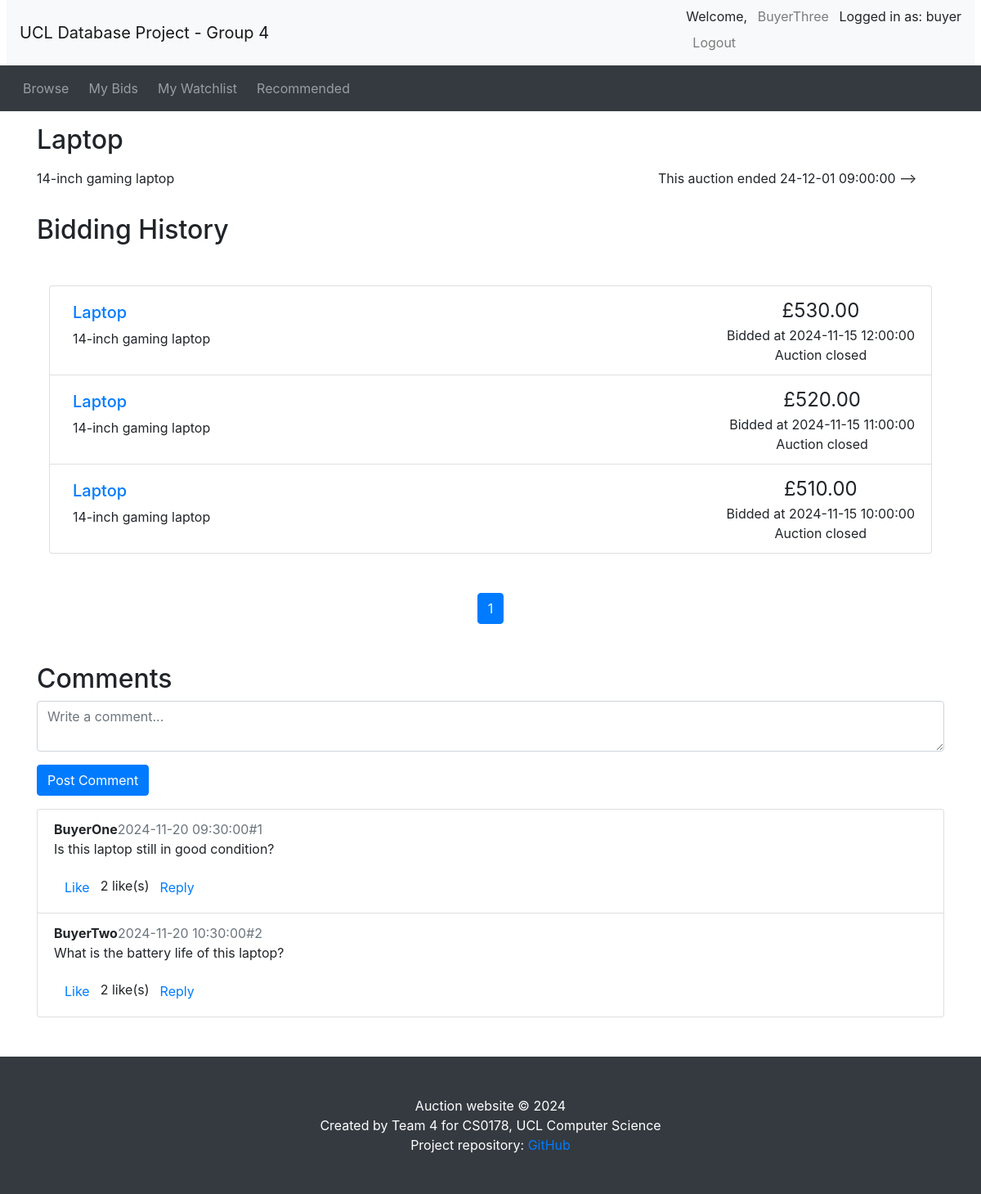
Screenshot of /listing.php?item_id=1 (signed in) with the database file from the repository.
### tables this page shows
CREATE TABLE `auctions` (
    `item_id` INT PRIMARY KEY AUTO_INCREMENT,
    `title` VARCHAR(50) UNIQUE NOT NULL,
    `details` TEXT,
    `category` VARCHAR(30) NOT NULL,
    `startPrice` DECIMAL(10, 2) NOT NULL,
    `reservePrice` DECIMAL(10, 2) DEFAULT 0,
    `startDate` DATETIME NOT NULL,
    `endDate` DATETIME NOT NULL,
    `seller_id` INT NOT NULL,
    `status` ENUM('active', 'closed', 'cancelled') NOT NULL DEFAULT 'active',
    FOREIGN KEY (`seller_id`) REFERENCES `seller` (`user_id`) ON DELETE CASCADE
);

CREATE TABLE `comments` (
    `comment_id` INT PRIMARY KEY AUTO_INCREMENT,
    `item_id` INT NOT NULL,
    `buyer_id` INT NOT NULL,
    `time` DATETIME NOT NULL,
    `content` VARCHAR(1023) NOT NULL,
    `parent_comment_id` INT,
    FOREIGN KEY (`item_id`) REFERENCES `auctions` (`item_id`) ON DELETE CASCADE,
    FOREIGN KEY (`buyer_id`) REFERENCES `user` (`user_id`) ON DELETE CASCADE,
    FOREIGN KEY (`parent_comment_id`) REFERENCES `comments` (`comment_id`) ON DELETE CASCADE
);

CREATE TABLE `profile` (
    `email`  VARCHAR(100) PRIMARY KEY,
    `username` VARCHAR(50) NOT NULL,
    `tel` VARCHAR(15) DEFAULT NULL,
    `address` VARCHAR(100) DEFAULT NULL,
    FOREIGN KEY (`email`) REFERENCES `user` (`email`) ON DELETE CASCADE
);

### listing.php (the view, shortened to what this page needs)
<?php include_once("header.php") ?>
<?php require("utilities.php") ?>
<?php require("my_db_connect.php") ?>
<?php
if (!isset($_GET['item_id'])) {
    $item_id = $_SESSION['viewing'];
} else {
    $item_id = $_GET['item_id'];
}
$sql = "SELECT * FROM auctions WHERE item_id = '$item_id';";
$result = mysqli_query($con, $sql);
$fetch = mysqli_fetch_array($result);
$title = $fetch['title'];
$status = $fetch['status'];
$description = $fetch['details'];
$end_time = new DateTime($fetch['endDate']);
$now = new DateTime();
?>
<div class="container">
    <div class="row">
        <div class="col-sm-8">
            <h2 class="my-3"><?php echo ($title); ?></h2>
        </div>
    </div>
    <div class="row">
        <div class="col-sm-8">
            <div class="itemDescription">
                <?php echo ($description); ?>
            </div>
        </div>
        <div class="col-sm-4">
            <p>
                <?php if ($status == 'cancelled') { ?>
                    This auction was cancelled by its owner.
                <?php } else if ($now > $end_time): ?>
                        This auction ended <?php echo (date_format($end_time, 'y-m-d H:i:s')) ?>
            <?php endif ?> -->
        </div>
    </div>
</div>
<div class="container" id="mybids">
    <?php
    if (!isset($_GET['page'])) {
        $curr_page = 1;
    } else {
        $curr_page = $_GET['page'];
    }
    if (isset($_SESSION['logged_in']) && $_SESSION['logged_in'] == true && $_SESSION['account_type'] == 'buyer') {
        echo "<h2 class='my-3'>Bidding History</h2>";
        $sql = "SELECT auctions.item_id, auctions.title, auctions.details, auctions.endDate, auctions.status, b.bidTime, b.bidPrice
            FROM (SELECT item_id, bidTime, bidPrice FROM bids WHERE bids.item_id = $item_id) as b
            INNER JOIN auctions
            ON b.item_id = auctions.item_id
            ORDER BY bidPrice DESC";
        $result = mysqli_query($con, $sql);
        $num_results = mysqli_num_rows($result);
        $results_per_page = 3;
        $max_page = ceil($num_results / $results_per_page);
        ?>
        <div class="container mt-5" id="mybids">
            <ul class="list-group">
                <?php
                $sql .= " LIMIT " . (($curr_page - 1) * $results_per_page) . ", $results_per_page";
                $result = mysqli_query($con, $sql);
                while ($fetch = mysqli_fetch_array($result)) {
                    $item_id = $fetch['item_id'];
                    $title = $fetch['title'];
                    $description = $fetch['details'];
                    $end_date = $fetch['endDate'];
                    $bidPrice = $fetch['bidPrice'];
                    $bidTime = $fetch['bidTime'];
                    $status = $fetch['status'];
                    print_bid_listing_li($item_id, $title, $description, $bidPrice, $bidTime, $end_date, $status);
                }
                ?>
            </ul>
            <nav aria-label="Search results pages" class="mt-5">
                <ul class="pagination justify-content-center">
                    <?php
                    $querystring = "";
                    foreach ($_GET as $key => $value) {
                        if ($key != "page") {
                            $querystring .= "$key=$value&amp;";
                        }
                    }
                    $high_page_boost = max(3 - $curr_page, 0);
                    $low_page_boost = max(2 - ($max_page - $curr_page), 0);
                    $low_page = max(1, $curr_page - 2 - $low_page_boost);
                    $high_page = min($max_page, $curr_page + 2 + $high_page_boost);
                    for ($i = $low_page; $i <= $high_page; $i++) {
                        if ($i == $curr_page) {
                            echo ('
    <li class="page-item active">');
                        } else {
                            echo ('
    <li class="page-item">');
                        }
                        echo ('
      <a class="page-link" href="listing.php?' . $querystring . 'page=' . $i . '">' . $i . '</a>
    </li>');
                    }
    }
    ?>
            </ul>
        </nav>
    </div>
</div>
<?php
$comments_sql = "SELECT c.comment_id, c.buyer_id, c.time, c.content, u.username, c.parent_comment_id
                 FROM user
                 JOIN comments c ON user.user_id = c.buyer_id
                 JOIN profile u ON user.email = u.email
                 WHERE c.item_id = $item_id
                 ORDER BY c.time ASC";
$comments_result = mysqli_query($con, $comments_sql);
$comment_count = 0;
$comment_order = [];
while ($comment = mysqli_fetch_assoc($comments_result)) {
    $comment_count++;
    $comment_order[$comment['comment_id']] = $comment_count;
}
mysqli_data_seek($comments_result, 0);
?>
<div class="container mt-5" id="comments-section">
    <h2>Comments</h2>
    <?php if (isset($_SESSION['logged_in']) && $_SESSION['logged_in'] == true): ?>
        <?php if ($_SESSION['account_type'] == 'buyer'): ?>
            <form method="POST" action="post_comment.php">
                <div class="form-group">
                    <textarea class="form-control" id="commentContent" name="content" placeholder="Write a comment..."
                        required></textarea>
                </div>
                <button type="submit" class="btn btn-primary">Post Comment</button>
            </form>
        <?php endif; ?>
    <?php else: ?>
        <p>Please log in to post a comment.</p>
    <?php endif; ?>
    <ul class="list-group mt-3">
        <?php if (mysqli_num_rows($comments_result) > 0): ?>
            <?php
            while ($comment = mysqli_fetch_assoc($comments_result)) {
                echo '<li class="list-group-item">';
                echo '<strong>' . htmlspecialchars($comment['username']) . '</strong>';
                echo '<span class="text-muted">' . date("Y-m-d H:i:s", strtotime($comment['time'])) . '</span>';
                echo '<span class="text-muted">#' . $comment_order[$comment['comment_id']] . '</span>';
                echo '<p>' . nl2br(htmlspecialchars($comment['content'])) . '</p>';
                echo '<div class="comment-actions">';
                echo '<button class="btn btn-link" onclick="likeComment(' . $comment['comment_id'] . ')">Like</button>';
                $likes_sql = 'SELECT COUNT(*) AS likes FROM comment_likes WHERE comment_id = ' . $comment['comment_id'];
                $likes_result = mysqli_query($con, $likes_sql);
                $likes_row = mysqli_fetch_assoc($likes_result);
                echo '<span>' . $likes_row['likes'] . ' like(s)</span>';
                echo '<button class="btn btn-link" onclick="showReplyForm(' . $comment['comment_id'] . ')">Reply</button>';
                echo '</div>';
                echo '</li>';
            }
            ?>
        <?php else: ?>
            <p>No comments yet. Be the first to comment!</p>
        <?php endif; ?>
    </ul>
</div>
<?php include_once("footer.php") ?>

### utilities.php (shortened to what this page needs)
<?php
function print_bid_listing_li($item_id, $title, $desc, $bidPrice, $bidTime, $end_time, $status)
{
    if (strlen($desc) > 250) {
        $desc_shortened = substr($desc, 0, 250) . '...';
    } else {
        $desc_shortened = $desc;
    }
    if ($status == "cancelled") {
        $time_remaining = "Auction cancelled";
    } elseif ($status == "closed") {
        $time_remaining = "Auction closed";
    } else {
        $end_time = new DateTime($end_time);
        $now = new DateTime();
        if ($now > $end_time) {
            $time_remaining = 'Auction closed';
        } else {
            $time_to_end = date_diff($now, $end_time);
            $time_remaining = display_time_remaining($time_to_end) . ' remaining';
        }
    }
    echo ('
    <li class="list-group-item d-flex justify-content-between">
    <div class="p-2 mr-5"><h5><a href="listing.php?item_id=' . $item_id . '">' . $title . '</a></h5>' . $desc_shortened . '</div>
    <div class="text-center text-nowrap"><span style="font-size: 1.5em">£' . number_format($bidPrice, 2) . '</span><br/> Bidded at ' . $bidTime . '<br/>' . $time_remaining . '</div>
  </li>'
    );
}
?>

### rows the page displays
auctions: title "Laptop", details "14-inch gaming laptop", endDate "24-12-01 09:00:00", bidPrice "530.00", bidTime "2024-11-15 12:00:00", endDate "Auction closed", bidPrice "520.00", bidTime "2024-11-15 11:00:00", bidPrice "510.00", bidTime "2024-11-15 10:00:00"
comments: profile.username "BuyerOne", time "2024-11-20 09:30:00", comment_id "1", content "Is this laptop still in good condition?", likes "2"
comments: profile.username "BuyerTwo", time "2024-11-20 10:30:00", comment_id "2", content "What is the battery life of this laptop?", likes "2"

### other values shown
$_SESSION['username'] "BuyerThree"
$_SESSION['account_type'] "buyer"
